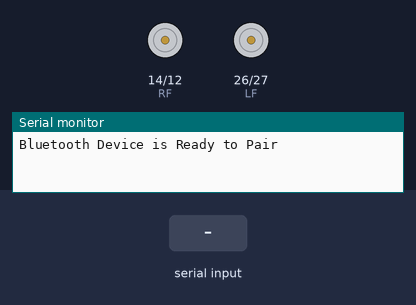
The sketch below on a simulated ESP32. Shown: motor-driver pin pairs drawn as motors (green arrow = first pin HIGH = forward, orange = second pin HIGH = backward, longer = more drive), the last lines printed to the serial monitor. Inputs (shaded band) come from the test bench. Nothing arrives over Bluetooth unless stated.

Above: at 1.2 s.
1.3 s: "B" received over the second serial link
At 2.2 s:
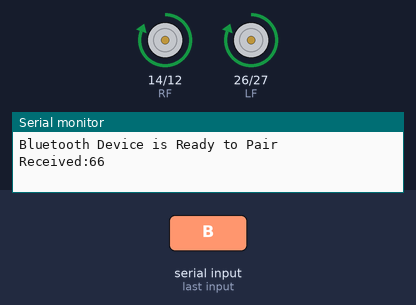
2.8 s: "F" received over the second serial link
At 3.7 s:
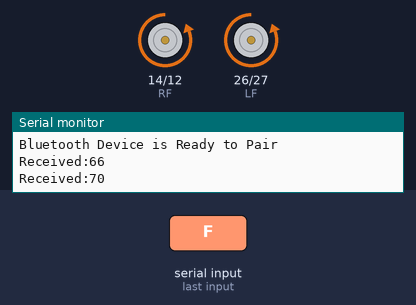
4.3 s: "L" received over the second serial link
At 5.5 s:
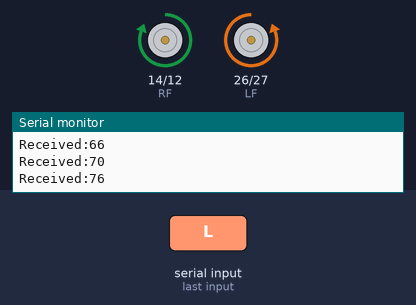
5.8 s: "R" received over the second serial link
At 7.0 s:
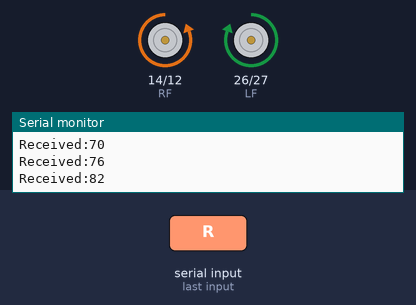
7.3 s: "S" received over the second serial link
At 7.8 s:
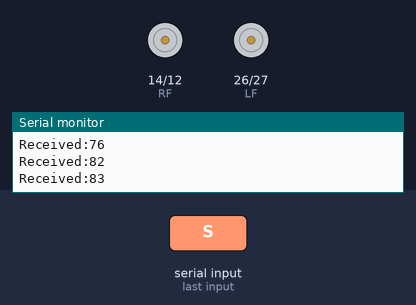
Timing chart, 0 to 9.8 s (numbered marks = the images above; inputs shaded):
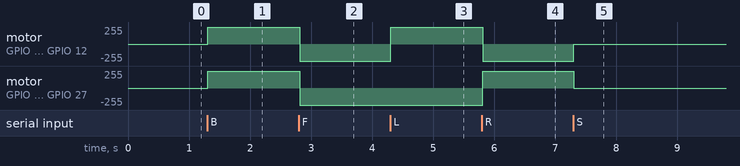

The sketch:

BluetoothCar.ino.ino
```cpp
//The Arduino Codex
#include "BluetoothSerial.h"
BluetoothSerial ESP_BT; //Object for Bluetooth


#define RF 14
#define LB 27
#define LF 26
#define RB 12


int incoming;

void setup() {
  Serial.begin(9600); //Start Serial monitor in 9600
  ESP_BT.begin("Car1");

  Serial.println("Bluetooth Device is Ready to Pair");


pinMode(RF,OUTPUT);
pinMode(LF,OUTPUT);
pinMode(LB,OUTPUT);
pinMode(RB,OUTPUT);
digitalWrite(RF,LOW);
        digitalWrite(LB,LOW);
        digitalWrite(LF,LOW);
        digitalWrite(RB,LOW);

}

void loop() {

  if (ESP_BT.available()) //Check if we receive anything from Bluetooth
  {
    incoming = ESP_BT.read(); //Read what we recevive
    Serial.print("Received:"); Serial.println(incoming);

    if (incoming == 83)
        {
        digitalWrite(RF,LOW);
        digitalWrite(LB,LOW);
        digitalWrite(LF,LOW);
        digitalWrite(RB,LOW);

        }

          if (incoming == 66)
        {
        digitalWrite(RF,HIGH);
        digitalWrite(LB,LOW);
        digitalWrite(LF,HIGH);
        digitalWrite(RB,LOW);

        }

            if (incoming == 70)
        {
        digitalWrite(RF,LOW);
        digitalWrite(LB,HIGH);
        digitalWrite(LF,LOW);
        digitalWrite(RB,HIGH);

        }

            if (incoming == 76)
        {
        digitalWrite(RF,HIGH);
        digitalWrite(LB,HIGH);
        digitalWrite(LF,LOW);
        digitalWrite(RB,LOW);

        }

            if (incoming == 82)
        {
        digitalWrite(RF,LOW);
        digitalWrite(LB,LOW);
        digitalWrite(LF,HIGH);
        digitalWrite(RB,HIGH);

        }
                    if (incoming == 68)
        {
        digitalWrite(RF,LOW);
        digitalWrite(LB,LOW);
        digitalWrite(LF,LOW);
        digitalWrite(RB,LOW);

        }

                           if (incoming == 6)
        {

        digitalWrite(RF,HIGH);
        digitalWrite(LB,HIGH);
        digitalWrite(LF,LOW);
        digitalWrite(RB,LOW);
          delay(300);
        digitalWrite(RF,LOW);
        digitalWrite(LB,LOW);
        digitalWrite(LF,LOW);
        digitalWrite(RB,LOW);

        }

                           if (incoming == 5)
        {

      digitalWrite(RF,LOW);
        digitalWrite(LB,LOW);
        digitalWrite(LF,HIGH);
        digitalWrite(RB,HIGH);
           delay(300);
        digitalWrite(RF,LOW);
        digitalWrite(LB,LOW);
        digitalWrite(LF,LOW);
        digitalWrite(RB,LOW);

        }

                           if (incoming == 4)
        {
   digitalWrite(RF,HIGH);
        digitalWrite(LB,LOW);
        digitalWrite(LF,HIGH);
        digitalWrite(RB,LOW);
           delay(400);
        digitalWrite(RF,LOW);
        digitalWrite(LB,LOW);
        digitalWrite(LF,LOW);
        digitalWrite(RB,LOW);

        }

                           if (incoming == 3)
        {

                 digitalWrite(RF,LOW);
        digitalWrite(LB,HIGH);
        digitalWrite(LF,LOW);
        digitalWrite(RB,HIGH);

        delay(400);
        digitalWrite(RF,LOW);
        digitalWrite(LB,LOW);
        digitalWrite(LF,LOW);
        digitalWrite(RB,LOW);

        }
  }
  delay(20);
}
```

Measured:
- after the input at 1.3 s, motor on GPIO 14 (RF) / GPIO 12 (RB), motor on GPIO 26 (LF) / GPIO 27 (LB): stopped → forward 255/255 at once
- after the input at 2.8 s, motor on GPIO 14 (RF) / GPIO 12 (RB), motor on GPIO 26 (LF) / GPIO 27 (LB): forward 255/255 → backward 255/255 at once
- after the input at 4.3 s, motor on GPIO 14 (RF) / GPIO 12 (RB): backward 255/255 → forward 255/255 at once
- after the input at 5.8 s, motor on GPIO 14 (RF) / GPIO 12 (RB): forward 255/255 → backward 255/255 at once; motor on GPIO 26 (LF) / GPIO 27 (LB): backward 255/255 → forward 255/255 at once
- after the input at 7.3 s, motor on GPIO 14 (RF) / GPIO 12 (RB): backward 255/255 → stopped at once; motor on GPIO 26 (LF) / GPIO 27 (LB): forward 255/255 → stopped at once
